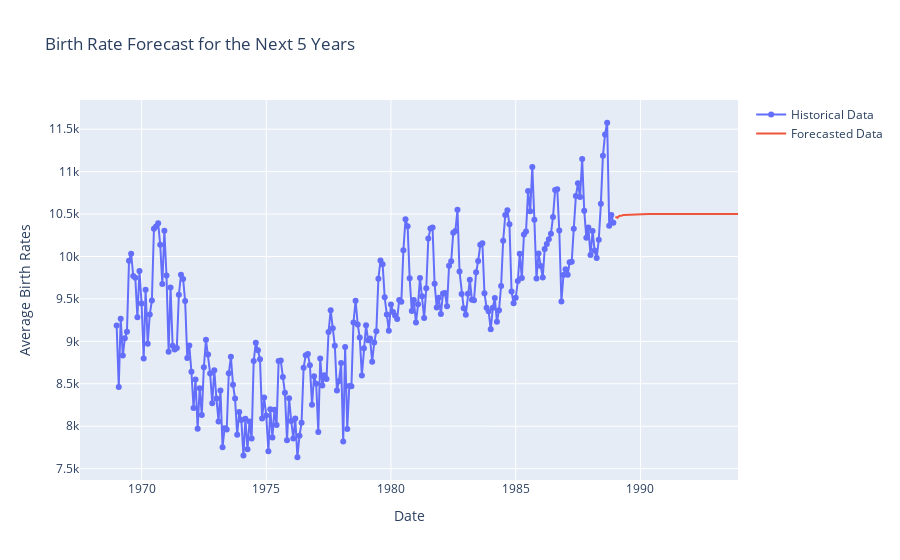

The cell this chart's notebook holds for it:
### Markdown cell above
Predictions

### Code cell
import statsmodels.api as sm
# Calculate total births per day
births_per_day = df.groupby(['year', 'month', 'day'])['births'].sum().reset_index()

# Calculate birth rates per day
birth_rates = births_per_day.groupby(['year', 'month'])['births'].mean().reset_index()

# Time Series Forecasting with ARIMA
# Set 'year' and 'month' columns as datetime
birth_rates['date'] = pd.to_datetime(birth_rates[['year', 'month']].assign(day=1))

# Set 'date' as the index for time series data
birth_rates_ts = birth_rates.set_index('date')

# Fit ARIMA model
model = sm.tsa.ARIMA(birth_rates_ts['births'], order=(2, 1, 2))
model_fit = model.fit()

# Make predictions for the next 5 years
future_years = 5
future_dates = pd.date_range(start=birth_rates_ts.index[-1], periods=future_years*12, freq='M')
forecast = model_fit.forecast(steps=future_years*12)

# Create DataFrame for predictions
forecast_df = pd.DataFrame({
    'date': future_dates,
    'forecasted_births': forecast
})
forecast_df.set_index('date', inplace=True)

# Visualize the historical data and the predicted values
fig = go.Figure()
fig.add_trace(go.Scatter(x=birth_rates_ts.index, y=birth_rates_ts['births'],
                         mode='lines+markers', name='Historical Data'))
fig.add_trace(go.Scatter(x=forecast_df.index, y=forecast_df['forecasted_births'],
                         mode='lines', name='Forecasted Data'))
fig.update_layout(title='Birth Rate Forecast for the Next 5 Years',
                  xaxis_title='Date', yaxis_title='Average Birth Rates')
fig.show()

### Figure 1 — Plotly figure (JSON) as saved in the notebook; plotly's stock layout.template omitted (floating-point values rounded to 4 significant figures; data arrays with more than 128 entries replaced by an {"elided": "..."} marker saying what was removed)
{"data": [{"mode": "lines+markers", "name": "Historical Data", "type": "scatter", "x": {"elided": "240 str values"}, "y": {"elided": "240 float values"}}, {"mode": "lines", "name": "Forecasted Data", "type": "scatter", "x": ["1988-12-31T00:00:00", "1989-01-31T00:00:00", "1989-02-28T00:00:00", "1989-03-31T00:00:00", "1989-04-30T00:00:00", "1989-05-31T00:00:00", "1989-06-30T00:00:00", "1989-07-31T00:00:00", "1989-08-31T00:00:00", "1989-09-30T00:00:00", "1989-10-31T00:00:00", "1989-11-30T00:00:00", "1989-12-31T00:00:00", "1990-01-31T00:00:00", "1990-02-28T00:00:00", "1990-03-31T00:00:00", "1990-04-30T00:00:00", "1990-05-31T00:00:00", "1990-06-30T00:00:00", "1990-07-31T00:00:00", "1990-08-31T00:00:00", "1990-09-30T00:00:00", "1990-10-31T00:00:00", "1990-11-30T00:00:00", "1990-12-31T00:00:00", "1991-01-31T00:00:00", "1991-02-28T00:00:00", "1991-03-31T00:00:00", "1991-04-30T00:00:00", "1991-05-31T00:00:00", "1991-06-30T00:00:00", "1991-07-31T00:00:00", "1991-08-31T00:00:00", "1991-09-30T00:00:00", "1991-10-31T00:00:00", "1991-11-30T00:00:00", "1991-12-31T00:00:00", "1992-01-31T00:00:00", "1992-02-29T00:00:00", "1992-03-31T00:00:00", "1992-04-30T00:00:00", "1992-05-31T00:00:00", "1992-06-30T00:00:00", "1992-07-31T00:00:00", "1992-08-31T00:00:00", "1992-09-30T00:00:00", "1992-10-31T00:00:00", "1992-11-30T00:00:00", "1992-12-31T00:00:00", "1993-01-31T00:00:00", "1993-02-28T00:00:00", "1993-03-31T00:00:00", "1993-04-30T00:00:00", "1993-05-31T00:00:00", "1993-06-30T00:00:00", "1993-07-31T00:00:00", "1993-08-31T00:00:00", "1993-09-30T00:00:00", "1993-10-31T00:00:00", "1993-11-30T00:00:00"], "y": [10470.0, 10460.0, 10480.0, 10480.0, 10490.0, 10490.0, 10500.0, 10500.0, 10500.0, 10500.0, 10500.0, 10500.0, 10500.0, 10500.0, 10500.0, 10500.0, 10500.0, 10500.0, 10500.0, 10500.0, 10500.0, 10500.0, 10500.0, 10500.0, 10500.0, 10500.0, 10500.0, 10500.0, 10500.0, 10500.0, 10500.0, 10500.0, 10500.0, 10500.0, 10500.0, 10500.0, 10500.0, 10500.0, 10500.0, 10500.0, 10500.0, 10500.0, 10500.0, 10500.0, 10500.0, 10500.0, 10500.0, 10500.0, 10500.0, 10500.0, 10500.0, 10500.0, 10500.0, 10500.0, 10500.0, 10500.0, 10500.0, 10500.0, 10500.0, 10500.0]}], "layout": {"title": {"text": "Birth Rate Forecast for the Next 5 Years"}, "xaxis": {"title": {"text": "Date"}}, "yaxis": {"title": {"text": "Average Birth Rates"}}}}
